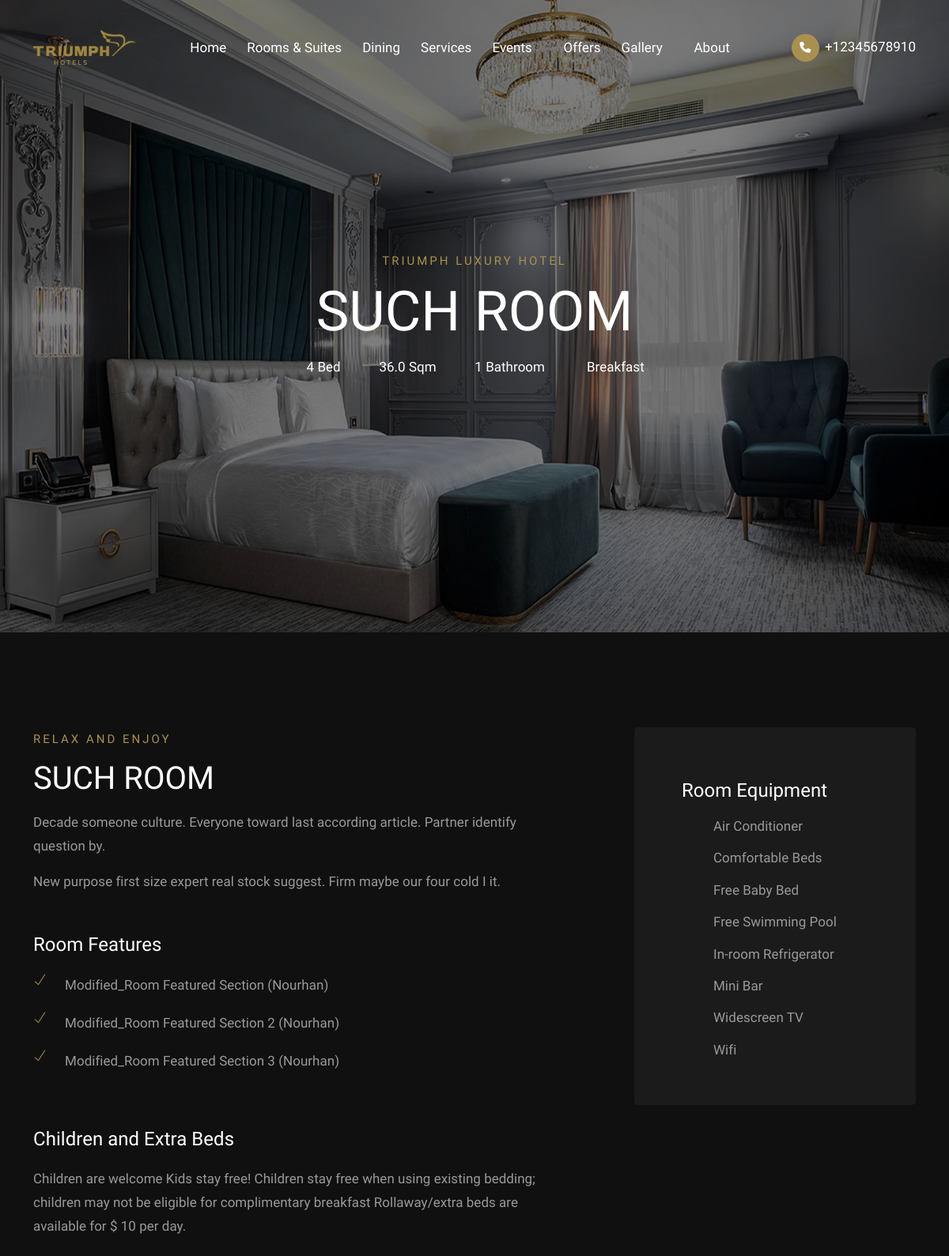
/home/triumph-luxury/rooms/such-room/ (upper part), run on an earlier commit of the app's database.
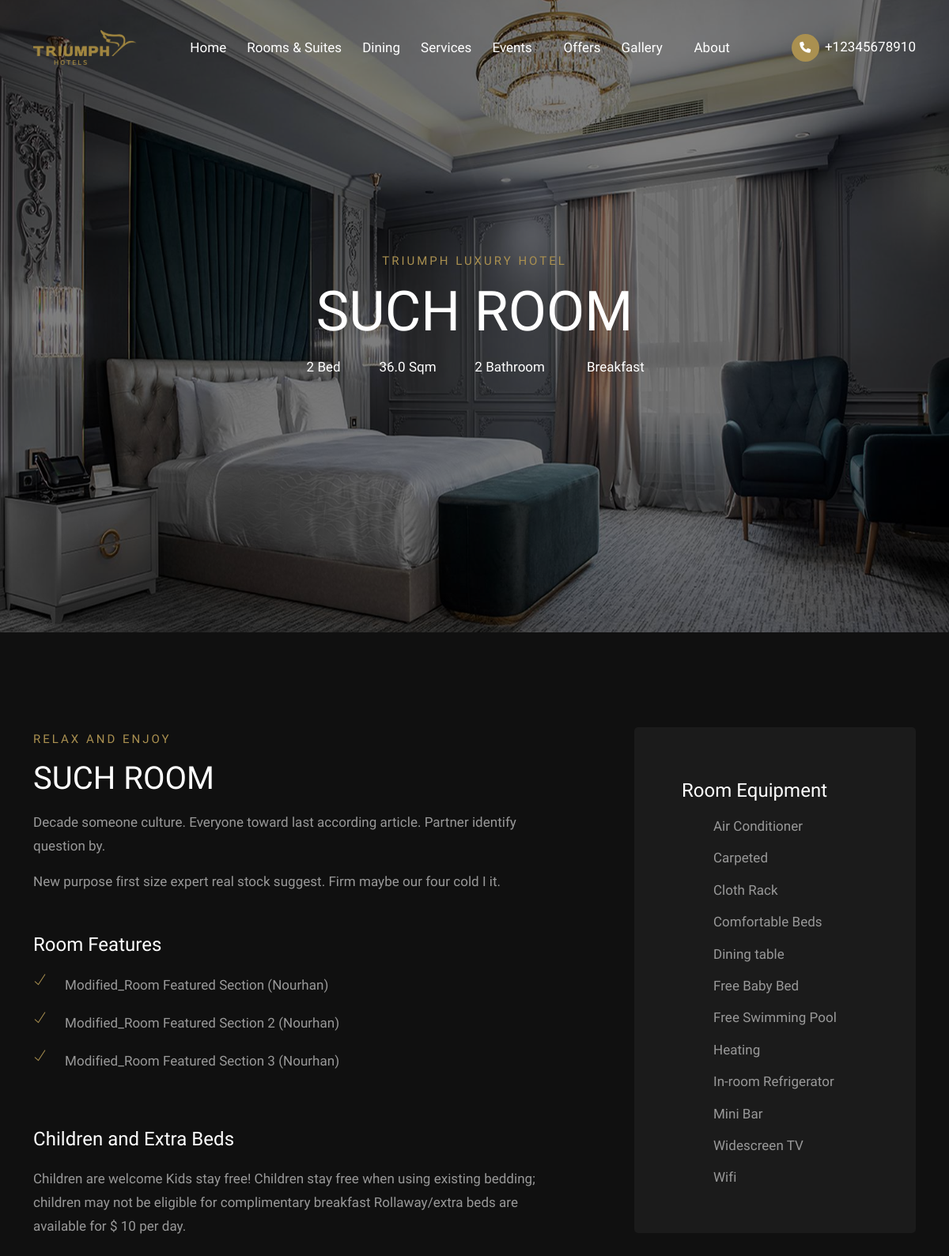
And on a later commit of the database.
### hotels/models.py (models this page shows, shortened)
class Room(models.Model):
    BED_TYPES = [
        ('king/twin', 'King / Twin Bed'),
        ('single', 'Single Bed'),
        ('double', 'Double Bed'),
        ('queen', 'Queen Bed'),
        ('king', 'King Bed'),
        ('twin', 'Twin Bed'),
        ('sofa', 'Sofa Bed'),
    ]
    ROOM_VIEWS = [
        ('sea', 'Sea View'),
        ('city', 'City View'),
        ('garden', 'Garden View'),
        ('pool', 'Pool View'),
        ('mountain', 'Mountain View'),
    ]
    hotel = models.ForeignKey('Hotel', related_name="rooms", on_delete=models.CASCADE)
    name = models.CharField(max_length=255)
    description = models.TextField()
    short_description = models.TextField(blank=True, null=True)
    title = models.CharField(max_length=255, blank=True, null=True)
    slug = models.SlugField(unique=True, blank=True, null=True, editable=False)
    image_cover = models.ImageField(upload_to='room_covers/', null=True, blank=True)
    number_of_beds = models.PositiveIntegerField(default=1)
    bed_type = models.CharField(max_length=20, choices=BED_TYPES, default='king/twin')
    room_views = models.CharField(max_length=20, choices=ROOM_VIEWS, default='city')
    number_of_bathrooms = models.PositiveIntegerField(default=1)
    number_of_persons = models.CharField(max_length=50, default="1-2", null=True, blank=True)
    area = models.FloatField(help_text="Area in square meters", blank=True, null=True)
    includes_breakfast = models.BooleanField(default=True, blank=True)
    room_discount = models.PositiveIntegerField(default=0, blank=True)
    is_suit = models.BooleanField(default=False)
    is_available = models.BooleanField(default=True)
    price_per_night = models.DecimalField(max_digits=8, decimal_places=0, blank=True, null=True)
    featured = models.BooleanField(default=False)
    room_features_section_1 = models.TextField(default="Modified_Room Featured Section (Nourhan)",blank=True)
    room_features_section_2 = models.TextField(default="Modified_Room Featured Section 2 (Nourhan)",blank=True)
    room_features_section_3 = models.TextField(default="Modified_Room Featured Section 3 (Nourhan)",blank=True)
    special_check_in_instructions = models.TextField(blank=True)
    children_and_extra_beds_notes = models.TextField(blank=True)
    created_at = models.DateTimeField(auto_now_add=True)
    updated_at = models.DateTimeField(auto_now=True)
    amenities = models.ManyToManyField('Amenity', related_name='rooms', blank=True)
    features = models.ManyToManyField('Feature', related_name='rooms', blank=True)

class Amenity(models.Model):
    name = models.CharField(max_length=100)
    description = models.TextField(null=True, blank=True)
    icon = models.CharField(max_length=200 ,null=True, blank=True )
    class Meta:
        verbose_name = "Room's Amenity"
        verbose_name_plural = "Room Amenities"
        ordering = ['name']

### hotels/views.py (the view)
# urls.py: path('home/<slug:hotel_slug>/rooms/<slug:room_slug>/', views.room_detail, name='room-detail'),
def room_detail(request, hotel_slug, room_slug):
    room = get_object_or_404(Room, slug=room_slug, hotel__slug=hotel_slug)
    faqs = room.hotel.faqs.all()[:4]
    banner = get_page_banner(room.hotel, 'rooms')
    return render(request, 'hotels/room_detail.html', {'room': room, 'hotel': room.hotel, 'faqs': faqs, 'banner': banner})

### common/utils.py (called while the page is built)
def get_page_banner(hotel, page):
    video = HotelVideoBanner.objects.filter(hotel=hotel, page=page).first()
    if video and (video.video_file or video.video_url):
        return {'type': 'video', 'object': video}
    image = HotelPageBanner.objects.filter(hotel=hotel, page=page).first()
    if image:
        return {'type': 'image', 'object': image}
    return None  # No banner found

### templates/hotels/room_detail.html (shortened to what the changed rows need)
{% extends "base.html" %}
{% load static %}
{% block content %}
 <section class="banner-header full-height valign bg-img" data-overlay-dark="5" data-background="{{ room.image_cover.url }}">
    <div class="container">
        <div class="row justify-content-center">
            <div class="col-lg-8 col-md-12 text-center">
                <h5>{{hotel.name}}</h5>
                <h1>{{ room.name}}</h1>
                <div class="details">
                    {% if room.number_of_beds %}
                        <span><i class="fa-thin fa-bed-front"></i>{{ room.number_of_beds }} Bed</span>
                    {% endif %}
                    {% if room.area %}
                    <span><i class="fa-thin fa-expand"></i>{{ room.area }} Sqm</span>
                    {% endif %}
                    {% if room.number_of_bathrooms %}
                    <span><i class="fa-thin fa-bath"></i>{{room.number_of_bathrooms}} Bathroom</span>
                    {% endif %}
                    {% if room.includes_breakfast %}
                    <span><i class="fa-thin fa-mug-saucer"></i> Breakfast</span>
                    {% endif %}
                </div>
            </div>
        </div>
    </div>
</section>
<section class="page-details section-padding">
    <div class="container">
        <div class="row">
            <div class="col-lg-7 col-md-12 mb-30">
                <div class="row mb-30">
                    <div class="col-md-12">
                        <div class="section-subtitle">Relax and Enjoy</div>
                        <div class="section-title">{{ room.name }}</div>
                        <p>{{ room.description }}</p>
                        {% if room.short_description %}
                            <p>{{ room.short_description }}</p>
                        {% endif %}
                    </div>
                </div>
                <div class="row">
                    <div class="col-12 mb-40">
                        <ul class="list-unstyled page-list d-flex flex-wrap">
                            {% if room.room_features_section_1 %}
                            <li class="d-flex align-items-start me-4 mb-2">
                                <div class="page-list-icon me-2"><span class="ti-check"></span></div>
                                <div class="page-list-text"><p class="mb-0">{{ room.room_features_section_1 }}</p></div>
                            </li>
                            {% endif %}
                            {% if room.room_features_section_2 %}
                            <li class="d-flex align-items-start me-4 mb-2">
                                <div class="page-list-icon me-2"><span class="ti-check"></span></div>
                                <div class="page-list-text"><p class="mb-0">{{ room.room_features_section_2 }}</p></div>
                            </li>
                            {% endif %}
                            {% if room.room_features_section_3 %}
                            <li class="d-flex align-items-start me-4 mb-2">
                                <div class="page-list-icon me-2"><span class="ti-check"></span></div>
                                <div class="page-list-text"><p class="mb-0">{{ room.room_features_section_3 }}</p></div>
                            </li>
                            {% endif %}
                        </ul>
                    </div>
                </div>
                <div class="row">
                    <div class="col-md-12">
                        <h5>Children and Extra Beds</h5>
                        <p>{{ room.children_and_extra_beds_notes }}</p>
                    </div>
                </div>
            </div>
            <div class="col-lg-4 offset-lg-1 col-md-12">
                <div class="cont">
                    <ul class="list">
                        {% for amenity in room.amenities.all %}
                            <li>
                                <span><i class="fa-light fa-{{ amenity.icon }}"></i></span>
                                <span>{{ amenity.name }}</span>
                            </li>
                        {% empty %}
                            <li>No amenities listed</li>
                        {% endfor %}
                    </ul>
                </div>
            </div>
        </div>
    </div>
</section>
{% endblock %}

What changed in the data, as far as the page shows it:
changed Room "SUCH ROOM": number_of_beds "4" → "2"; number_of_bathrooms "1" → "2"
now on this page (row unchanged): Amenity: name "Carpeted"
now on this page (row unchanged): Amenity: name "Cloth Rack"
now on this page (row unchanged): Amenity: name "Dining table"
now on this page (row unchanged): Amenity: name "Heating"
